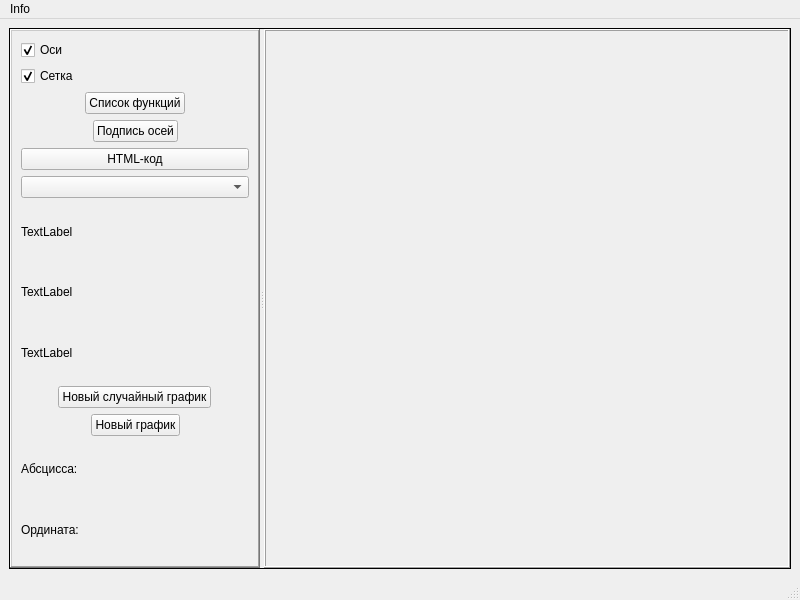
<?xml version="1.0" encoding="UTF-8"?>
<ui version="4.0">
 <class>MainWindow</class>
 <widget class="QMainWindow" name="MainWindow">
  <property name="geometry">
   <rect>
    <x>0</x>
    <y>0</y>
    <width>800</width>
    <height>600</height>
   </rect>
  </property>
  <property name="windowTitle">
   <string>MainWindow</string>
  </property>
  <widget class="QWidget" name="centralwidget">
   <layout class="QGridLayout" name="gridLayout">
    <item row="0" column="0">
     <widget class="QSplitter" name="splitter">
      <property name="frameShape">
       <enum>QFrame::Box</enum>
      </property>
      <property name="orientation">
       <enum>Qt::Horizontal</enum>
      </property>
      <property name="opaqueResize">
       <bool>true</bool>
      </property>
      <property name="childrenCollapsible">
       <bool>true</bool>
      </property>
      <widget class="QFrame" name="frame">
       <property name="sizePolicy">
        <sizepolicy hsizetype="Fixed" vsizetype="Preferred">
         <horstretch>0</horstretch>
         <verstretch>0</verstretch>
        </sizepolicy>
       </property>
       <property name="minimumSize">
        <size>
         <width>0</width>
         <height>0</height>
        </size>
       </property>
       <property name="maximumSize">
        <size>
         <width>250</width>
         <height>16777215</height>
        </size>
       </property>
       <property name="acceptDrops">
        <bool>true</bool>
       </property>
       <property name="autoFillBackground">
        <bool>true</bool>
       </property>
       <property name="frameShape">
        <enum>QFrame::WinPanel</enum>
       </property>
       <property name="frameShadow">
        <enum>QFrame::Raised</enum>
       </property>
       <property name="lineWidth">
        <number>2</number>
       </property>
       <property name="midLineWidth">
        <number>2</number>
       </property>
       <layout class="QGridLayout" name="gridLayout_2">
        <item row="7" column="0">
         <widget class="QLabel" name="abs">
          <property name="text">
           <string>TextLabel</string>
          </property>
         </widget>
        </item>
        <item row="12" column="0">
         <layout class="QHBoxLayout" name="horizontalLayout_3">
          <item>
           <spacer name="horizontalSpacer_9">
            <property name="orientation">
             <enum>Qt::Horizontal</enum>
            </property>
            <property name="sizeHint" stdset="0">
             <size>
              <width>40</width>
              <height>20</height>
             </size>
            </property>
           </spacer>
          </item>
          <item>
           <widget class="QPushButton" name="newGraphsErased">
            <property name="text">
             <string>Новый график</string>
            </property>
           </widget>
          </item>
          <item>
           <spacer name="horizontalSpacer_7">
            <property name="orientation">
             <enum>Qt::Horizontal</enum>
            </property>
            <property name="sizeHint" stdset="0">
             <size>
              <width>40</width>
              <height>20</height>
             </size>
            </property>
           </spacer>
          </item>
         </layout>
        </item>
        <item row="0" column="0">
         <widget class="QCheckBox" name="axesOn">
          <property name="text">
           <string>Оси</string>
          </property>
          <property name="checked">
           <bool>true</bool>
          </property>
          <property name="tristate">
           <bool>false</bool>
          </property>
         </widget>
        </item>
        <item row="8" column="0">
         <widget class="QLabel" name="ord">
          <property name="text">
           <string>TextLabel</string>
          </property>
         </widget>
        </item>
        <item row="11" column="0">
         <layout class="QHBoxLayout" name="horizontalLayout_5">
          <item>
           <spacer name="horizontalSpacer_8">
            <property name="orientation">
             <enum>Qt::Horizontal</enum>
            </property>
            <property name="sizeHint" stdset="0">
             <size>
              <width>40</width>
              <height>20</height>
             </size>
            </property>
           </spacer>
          </item>
          <item>
           <widget class="QPushButton" name="newGraphs">
            <property name="text">
             <string>Новый случайный график</string>
            </property>
           </widget>
          </item>
          <item>
           <spacer name="horizontalSpacer_3">
            <property name="orientation">
             <enum>Qt::Horizontal</enum>
            </property>
            <property name="sizeHint" stdset="0">
             <size>
              <width>40</width>
              <height>20</height>
             </size>
            </property>
           </spacer>
          </item>
         </layout>
        </item>
        <item>
         <widget class="QLabel" name="abs">
          <property name="text">
           <string>Абсцисса: </string>
          </property>
         </widget>
        </item>
        <item>
         <widget class="QLabel" name="ord">
          <property name="text">
           <string>Ордината: </string>
          </property>
         </widget>
        </item>
        <item row="9" column="0">
         <widget class="QLabel" name="testNum">
          <property name="text">
           <string>TextLabel</string>
          </property>
         </widget>
        </item>
        <item row="3" column="0">
         <layout class="QHBoxLayout" name="horizontalLayout_4">
          <item>
           <spacer name="horizontalSpacer_5">
            <property name="orientation">
             <enum>Qt::Horizontal</enum>
            </property>
            <property name="sizeHint" stdset="0">
             <size>
              <width>40</width>
              <height>20</height>
             </size>
            </property>
           </spacer>
          </item>
          <item>
           <widget class="QPushButton" name="signAxes">
            <property name="text">
             <string>Подпись осей</string>
            </property>
           </widget>
          </item>
          <item>
           <spacer name="horizontalSpacer_6">
            <property name="orientation">
             <enum>Qt::Horizontal</enum>
            </property>
            <property name="sizeHint" stdset="0">
             <size>
              <width>40</width>
              <height>20</height>
             </size>
            </property>
           </spacer>
          </item>
         </layout>
        </item>
        <item row="1" column="0">
         <widget class="QCheckBox" name="gridOn">
          <property name="text">
           <string>Сетка</string>
          </property>
          <property name="checked">
           <bool>true</bool>
          </property>
         </widget>
        </item>
        <item row="2" column="0">
         <layout class="QHBoxLayout" name="horizontalLayout_2">
          <item>
           <spacer name="horizontalSpacer">
            <property name="orientation">
             <enum>Qt::Horizontal</enum>
            </property>
            <property name="sizeHint" stdset="0">
             <size>
              <width>40</width>
              <height>20</height>
             </size>
            </property>
           </spacer>
          </item>
          <item>
           <widget class="QPushButton" name="listGraphs">
            <property name="text">
             <string>Список функций</string>
            </property>
           </widget>
          </item>
          <item>
           <spacer name="horizontalSpacer_2">
            <property name="orientation">
             <enum>Qt::Horizontal</enum>
            </property>
            <property name="sizeHint" stdset="0">
             <size>
              <width>40</width>
              <height>20</height>
             </size>
            </property>
           </spacer>
          </item>
         </layout>
        </item>
        <item row="4" column="0">
         <widget class="QPushButton" name="htmlButton">
          <property name="text">
           <string>HTML-код</string>
          </property>
         </widget>
        </item>
        <item row="5" column="0">
         <widget class="QComboBox" name="comboBox"/>
        </item>
       </layout>
      </widget>
      <widget class="QFrame" name="graphFrame">
       <property name="frameShape">
        <enum>QFrame::Box</enum>
       </property>
       <property name="frameShadow">
        <enum>QFrame::Raised</enum>
       </property>
       <property name="lineWidth">
        <number>1</number>
       </property>
       <property name="midLineWidth">
        <number>0</number>
       </property>
       <layout class="QVBoxLayout" name="verticalLayout_2">
        <property name="leftMargin">
         <number>2</number>
        </property>
        <property name="topMargin">
         <number>2</number>
        </property>
        <property name="rightMargin">
         <number>2</number>
        </property>
        <property name="bottomMargin">
         <number>2</number>
        </property>
        <item>
         <widget class="GraphsPlace" name="graphPlace" native="true"/>
        </item>
       </layout>
      </widget>
     </widget>
    </item>
   </layout>
  </widget>
  <widget class="QMenuBar" name="menubar">
   <property name="geometry">
    <rect>
     <x>0</x>
     <y>0</y>
     <width>800</width>
     <height>24</height>
    </rect>
   </property>
   <widget class="QMenu" name="menuInfo">
    <property name="title">
     <string>Info</string>
    </property>
    <addaction name="actionAbout_programm"/>
   </widget>
   <addaction name="menuInfo"/>
  </widget>
  <widget class="QStatusBar" name="statusbar"/>
  <action name="actionAbout_programm">
   <property name="text">
    <string>About programm</string>
   </property>
  </action>
 </widget>
 <customwidgets>
  <customwidget>
   <class>GraphsPlace</class>
   <extends>QWidget</extends>
   <header>GraphsWidget\graphsplace.h</header>
   <container>1</container>
  </customwidget>
 </customwidgets>
 <resources/>
 <connections/>
</ui>
